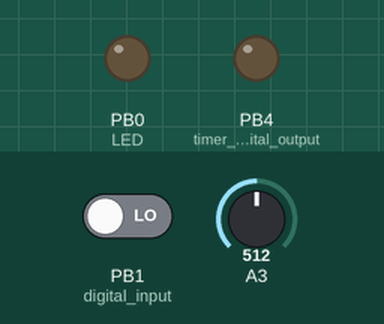
Recording of a sketch running on a simulated ATtiny85, built with avr-gcc and run on an emulated ATtiny85. Parts: output pins drawn as LEDs (lit = HIGH). Inputs (shaded band) come from the test bench; at power-on: PB1 (digital_input) LOW, A3 = 512. Random numbers use the default seed unless the sketch sets one; EEPROM starts erased.

Above: at 0.1 s.
At 0.85 s:
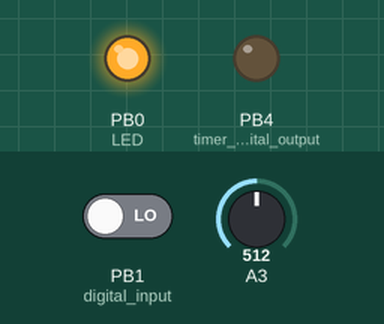
At 1.63 s:
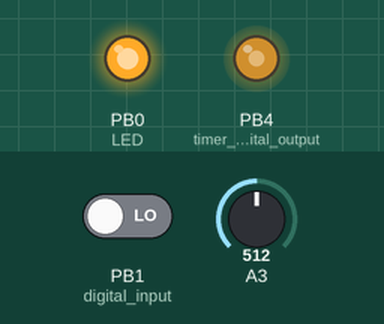
Timing chart, 0 to 1.6 s (numbered marks = the images above; inputs shaded):
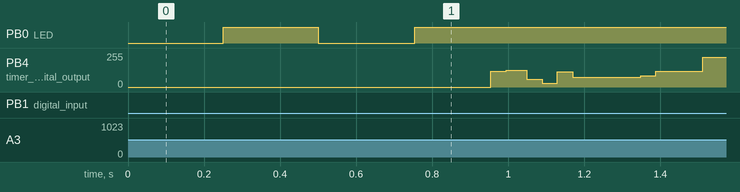

The sketch:

Noise_Random_Generator.ino
```cpp
// (licence header left out)
#include <avr/io.h>
#include <avr/eeprom.h>
#include <util/delay.h>

//button interrupt
volatile bool inputButtonValue;
bool controlFrequency = 1;

//random number generator
static unsigned long y32 = 1;   // pattern length: 32 bit

//freq control reference
bool coarseFreqChange = false;
byte potPosFreqRef = 255;       // max

//grain control reference
bool coarseGrainChange = false;
byte potPosGrainRef = 255;      // max


byte noiseParameters[] = {
  7,
  5,
  3
};

void setup() {

  PRR = (1 << PRUSI);                  // disable USI to save power as we are not using it
  DIDR0 = (1 << ADC1D) | (1 << ADC3D); // PB2,PB3  //disable digital input in pins that do analog conversion

  // set the rest of the pins
  pinMode(0, OUTPUT); // LED
  pinMode(4, OUTPUT); // timer 1 in digital output 4 - outs 1 and 2
  pinMode(3, INPUT);  // analog- freq input (knob plus external input 1)
  pinMode(2, INPUT);  // analog- amplitude input (external input 2)
  pinMode(1, INPUT);  // digital input (push button)

  checkVoltage();
  ADMUX = 0;                      // reset multiplexer settings

  //set clock source for PWM -datasheet p94
  PLLCSR |= (1 << PLLE);               // Enable PLL (64 MHz)
  _delay_us(100);                      // Wait for a steady state
  while (!(PLLCSR & (1 << PLOCK)));    // Ensure PLL lock
  PLLCSR |= (1 << PCKE);               // Enable PLL as clock source for timer 1

  cli();                               // Interrupts OFF (disable interrupts globally)

  //PWM Generation -timer 1
  GTCCR  = (1 << PWM1B) | (1 << COM1B1); // PWM, output on pb4, compare with OCR1B (see interrupt below), reset on match with OCR1C
  OCR1C  = 0xff;                         // 255
  TCCR1  = (1 << CS10);                  // no prescale

  //Timer Interrupt Generation -timer 0
  TCCR0A = (1<<WGM01);                 // Clear Timer on Compare (CTC) with OCR0A
  TCCR0B = (1<<CS01) ;                 // prescale by 8
  OCR0A = 0;                           // frequencies down to 3921hz for a value of 255 https://www.easycalculation.com/engineering/electrical/avr-timer-calculator.php
  TIMSK = (1 << OCIE0A);               // Enable Interrupt on compare with OCR0A

  //Pin Change Interrupt
  GIMSK |= (1 << PCIE);    // Enable
  PCMSK |= (1 << PCINT1);  // on pin 1

  initSeed(500);                       //initialize step information. 500 is the memory address for the random Seed

  sei();                               // Interrupts ON (enable interrupts globally)

  //go for it!
  digitalWrite(0, HIGH);               // turn LED ON

}

ISR(TIMER0_COMPA_vect) {               // Timer 0 interruption - changes the width of timer 1's pulse to generate waves

  OCR1B = xorshift32();

}

ISR(PCINT0_vect) {                       // PIN Interruption - has priority over COMPA; this ensures that the switch will work
  inputButtonValue = PINB & 0x02;        // Reads button (digital input1, the second bit in register PINB. We check the value with & binary 10, so 0x02)
  if (inputButtonValue) {
    controlFrequency = !controlFrequency;
    if (controlFrequency)flashLEDOnce();
    else flashLEDTwice();
  }
}

void loop() {

  randomizeNoise();   //randomizes the noise but you can still control freq and density
  //randomizeMore();  //randomizes the noise, frequency, and density - no user control
}

byte xorshift32(void) {
    y32 ^= (y32 << noiseParameters[0]);
    y32 ^= (y32 >> noiseParameters[1]);
    return y32 ^= (y32 << noiseParameters[2]);  //pattern values: 8 bit
}

void randomizeMore() {

  randomizeNoiseParams();

  OCR0A = (rand() >> 7);    //frequency  - rand (max value 32767) >> 7 to give max 255
  OCR1C = (rand() >> 7);  //density - if used together with the delay below, it freezes the sound
  //delay(100);               //may freeze the sound depending on the value (and/or chance!) :P
}

void randomizeNoise() {
  if (controlFrequency)setFrequency(3);
  else setGrainDensity(3);
  randomizeNoiseParams();
}

void randomizeNoiseParams() {
  noiseParameters[0] = (rand() >> 10) + 1;  //rand (max value 32767) >> 10 to give max 32
  noiseParameters[1] = (rand() >> 10) + 1;  // +1 to avoid 0, which might "extiguish" the noise
  noiseParameters[2] = (rand() >> 10) + 1;
}

//Parameters don't change until we return to the value they had last time we changed them.
//we store the knob's position in a variable and check the current position against it;
//when we reach it, we start controlling the parameter again.

void setGrainDensity(int pin) {
  coarseFreqChange = false;                         // reset the control condition for frequency
  if (coarseGrainChange == false) {
    byte coarseGrainRead = analogRead(pin) >> 2;
    if (coarseGrainRead == potPosGrainRef) {
      coarseGrainChange = true;
    }
  }
  if (coarseGrainChange == true) {
    int tempRead = analogRead(pin);
    byte densityRead = tempRead >> 2;                 // right shifting by 2 to get values between 0 and 255 (0-1023/2^2)
    potPosGrainRef =  densityRead;                    // save the knob´s position for reference.
    OCR1C = densityRead;
  }
}

void setFrequency(int pin) {
  coarseGrainChange = false;                           // reset the control condition for density
  if (coarseFreqChange == false) {
    byte coarsefreqRead = analogRead(pin) >> 2;
    if (coarsefreqRead == potPosFreqRef) {
      coarseFreqChange = true;
    }
  }
  if (coarseFreqChange == true) {
    int tempRead = analogRead(pin);
    byte freqRead = tempRead >> 2;
    potPosFreqRef = freqRead;
    OCR0A = 255 - freqRead;                          // reversing values so that the knob affects it in the same way as the other parameters
  }
}


void checkVoltage() {                   // voltage from 255 to 0; 46 is (approx)5v, 94 is 2.8, 104-106 is 2.5
                                        // we measure a fixed value of 1.1 against Vcc, so the lower the measurement, the higher Vcc
  ADMUX = (0 << REFS1)|(0 << REFS0);    // Vcc as reference
  ADMUX |= (1 << ADLAR);                // Left adjust result (8 bit conversion stored in ADCH)
  ADMUX |= (1 << MUX3) | (1 << MUX2);   // 1.1v input
  delay(250);                           // Wait for Vref to settle
  ADCSRA |= (1 << ADSC);                // Start conversion
  while (bit_is_set(ADCSRA, ADSC));     // wait while measuring
  if (ADCH > 103)                       // approx 2.6
    flashLED(8, 100);
  else
    flashLED(1, 250);
}

void flashLED (int times, int gap) {     // for voltage check only (uses regular delay)
  for (int i = 0; i < times; i++)
  {
    digitalWrite(0, HIGH);
    delay(gap);
    digitalWrite(0, LOW);
    delay(gap);
  }
}

void flashLEDOnce () {
  digitalWrite(0, LOW);
  _delay_ms(100);
  digitalWrite(0, HIGH);
}

void flashLEDTwice () {
  digitalWrite(0, LOW);
  _delay_ms(80);
  digitalWrite(0, HIGH);
  _delay_ms(80);
  digitalWrite(0, LOW);
  _delay_ms(80);
  digitalWrite(0, HIGH);
}


void initSeed(int address){  //initialize steps' info to random notes
  unsigned int rSeed = eeprom_read_word((uint16_t*)address);  //read the last seed we used, from memory
  rSeed++;                                                    //add one -now we have a new seed
  srand(rSeed);                                               //assign the new seed to the random generator (this way we'll have a new sequence of random values)
  eeprom_update_word((uint16_t*)address, rSeed);              //save the seed we used
}
```
